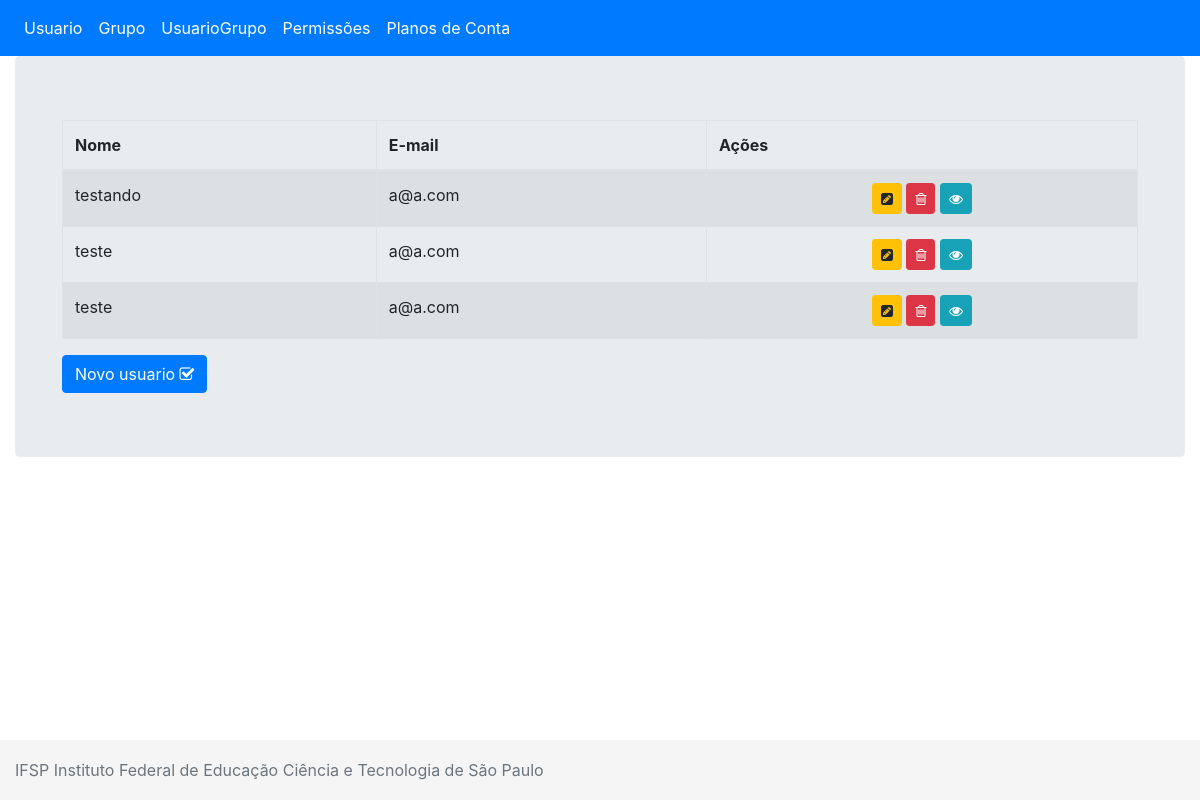
/controle_financeiro/usuario/listar, run on the app's committed database.
### controle_financeiro/models/usuarioModel.py (models this page shows, shortened)
class UsuarioModel(models.Model):
    usuario_id  = models.AutoField(primary_key=True)
    usuario_nome = models.CharField(max_length=45,null=False,blank=False,verbose_name="Nome")
    usuario_email = models.CharField(max_length=45,null=False,blank=False,verbose_name="Email")
    usuario_senha = models.CharField(max_length=45,null=False,blank=False,verbose_name="Senha")
    class Meta:
        ordering = ['usuario_nome']
        verbose_name = 'Usuário'
        verbose_name_plural = 'Usuários'

### controle_financeiro/views/usuarioView.py (the view)
def listar(request):
    form = UsuarioModel.objects.all()
    context = {
        'form':form
    }
    return render(request, 'usuario/listar.html', context)

### controle_financeiro/templates/usuario/listar.html
{% extends "base.html" %}
{% load widget_tweaks %}
{%block main%}
<div class="container-fluid">
    <div class="table-responsive">
        <table class="table
                      table-striped
                      table-bordered
                      table-hover
                      table-collapse">
         <thead>
            <tr>
                <th>Nome</th>
                <th>E-mail</th>
                <th>Ações</th>
            </tr>
         </thead>
         <tbody>
            {%for u in form%}
            <tr>
                <td>{{ u.usuario_nome }}</td>
                <td>{{ u.usuario_email }}</td>
				<td class="text-center">
				  <a id="idAlterar" class="btn btn-warning btn-sm"
				     title="Alterar dados do usuario"
					 href="{% url 'alterar_usuario' u.usuario_id%}">
                     <i class="fa fa-pencil-square" aria-hidden="true"></i>
            	  </a>
				  <a id="idExcluir" class="btn btn-danger btn-sm"
				     title="Excluir dados do usuario"
					 href="{% url 'remover_usuario' u.usuario_id%}">
                     <i class="fa fa-trash-o" aria-hidden="true"></i>
				  </a>
                  <a id="idConsultar" class="btn btn-info btn-sm"
				     title="Consultar dados do usuario"
					 href="{% url 'exibir_usuario' u.usuario_id%}">
                     <i class="fa fa-eye" aria-hidden="true"></i>
				  </a>
				</td>
            </tr>
            {%endfor%}
         </tbody>
        </table>
        <a id="idIncluir" class="btn btn-primary" href="{% url 'inserir_usuario' %}">Novo usuario <i class="fa fa-check-square-o" aria-hidden="true"></i></a>
    </div>
</div>
{%endblock%}

### controle_financeiro/static/css/footer.css (style rules this page uses)
html { position: relative; min-height: 100%; }
body { margin-bottom: 60px; }

### data on the page
UsuarioModel: usuario_nome "testando", usuario_email "a@a.com"
UsuarioModel: usuario_nome "teste", usuario_email "a@a.com"
UsuarioModel: usuario_nome "teste", usuario_email "a@a.com"
